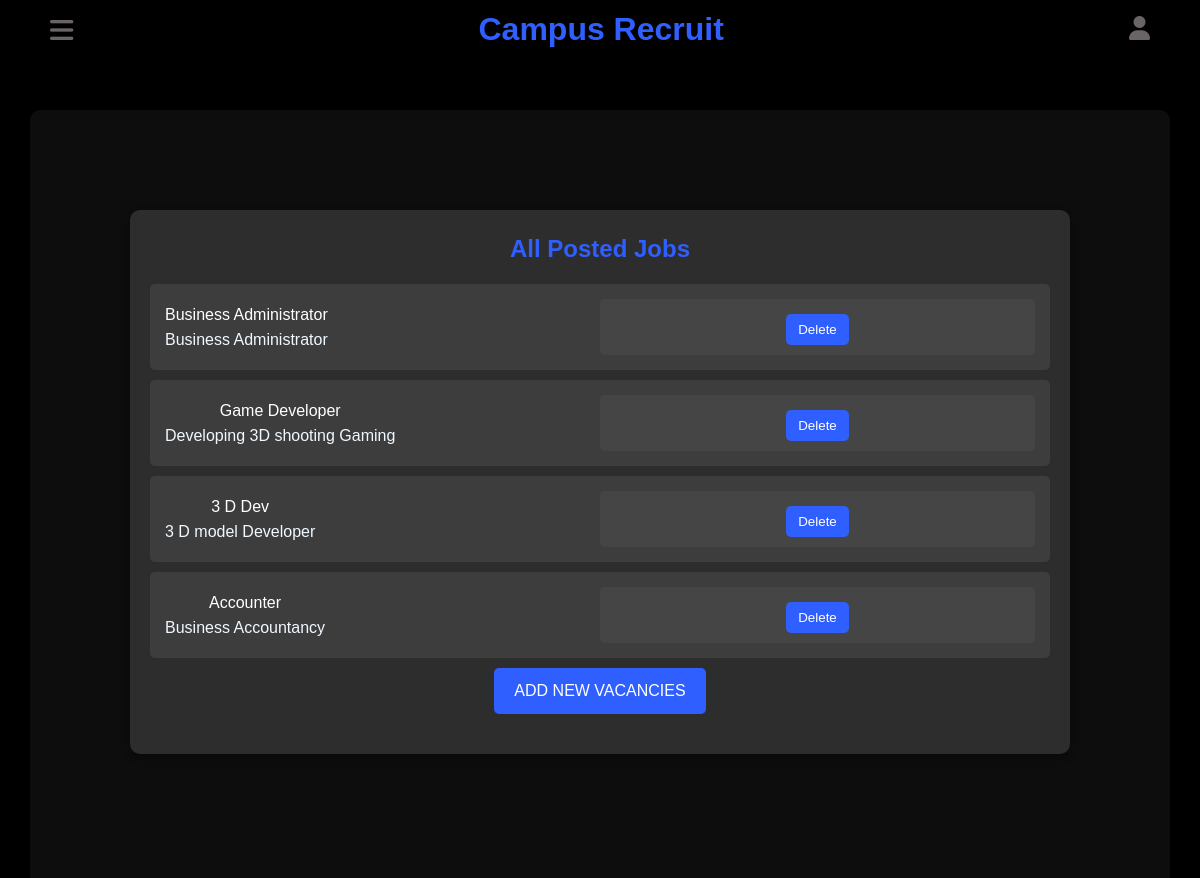
/Company/PostedVacancy.php (signed in), run on an earlier commit of the app's database.
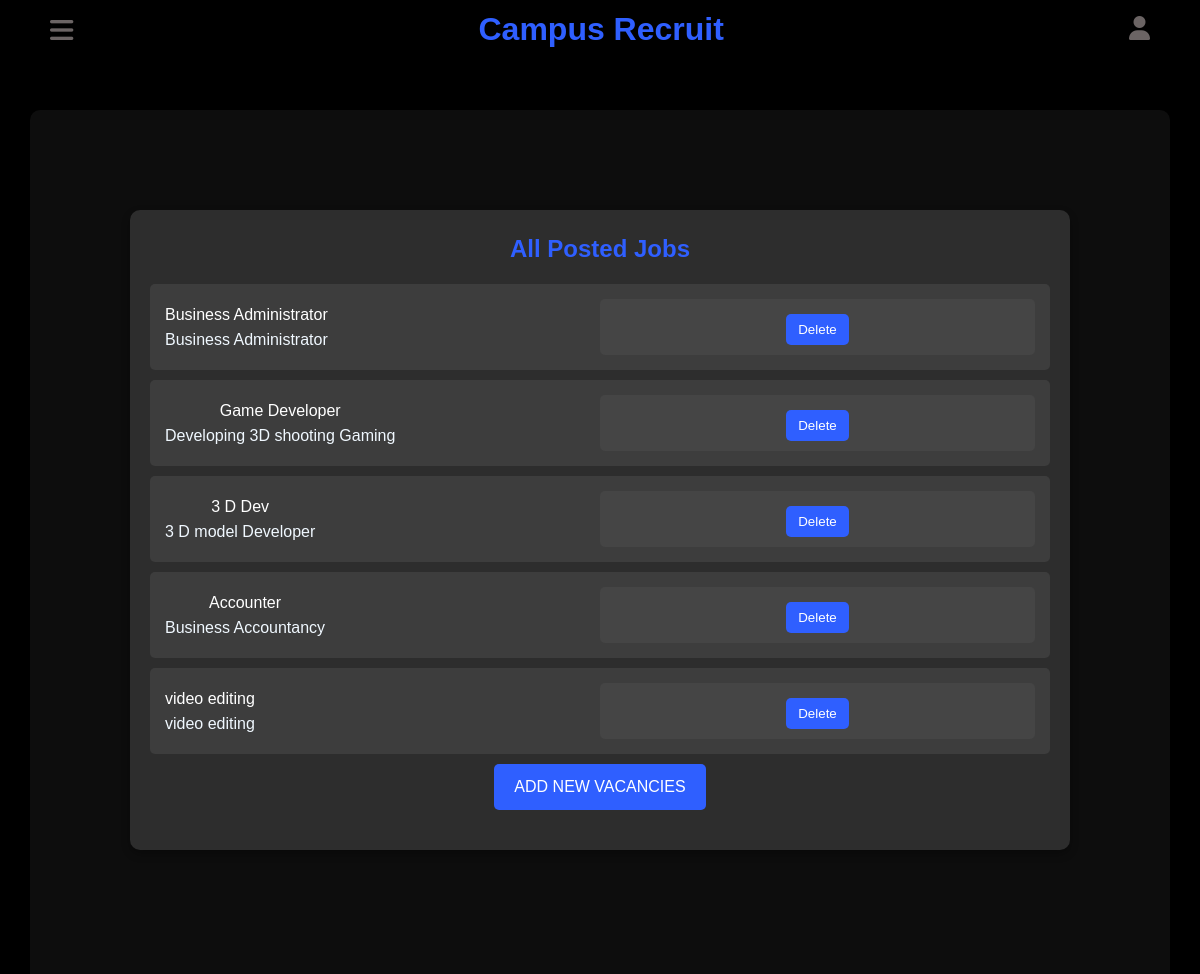
And on a later commit of the database.
### tables this page shows
CREATE TABLE `job_posting` (
  `job_id` int(11) NOT NULL,
  `company_id` int(11) NOT NULL,
  `jobtitle` varchar(255) NOT NULL,
  `job_description` varchar(255) NOT NULL,
  `job_location` varchar(255) NOT NULL,
  `posted_date` date NOT NULL DEFAULT current_timestamp(),
  `deadline` date NOT NULL,
  `course` varchar(255) NOT NULL,
  `jobtype` enum('fulltime','parttime') DEFAULT NULL
);

### Company/PostedVacancy.php (the view, shortened to what this page needs)
<?php
    include "connection.php";
    $company_id=$_SESSION['company_id'];
    $stmt = $conn->prepare("SELECT * FROM job_posting where Company_id=?");
    $stmt->bind_param("i",$company_id);
    $stmt->execute();
    $jobs_result = $stmt->get_result();
?>
<!DOCTYPE html>
<html lang="en">
<head>
    <link rel="stylesheet" href="https://cdnjs.cloudflare.com/ajax/libs/font-awesome/6.6.0/css/all.min.css" />
    <!DOCTYPE html>
<html lang="en">
<head>
    <link rel="stylesheet" href="https://cdnjs.cloudflare.com/ajax/libs/font-awesome/6.6.0/css/all.min.css" />
</head>
<body>
    <div class="main-container">
        <div class="header">
            <button class="menu-btn" onclick="toggleSidebar()">
                <i class="fa-solid fa-bars" id="menu"></i>
            </button>
            <a href="#" class="logo">Campus Recruit</a>
            <div class="profile-container">
                <i class="fa-solid fa-user" id="profile" onclick="toggleProfileMenu()"></i>
            </div>
    </div>
    <div class="container">
        <div class="job-list">
            <h2>All Posted Jobs</h2>
            <?php while ($job = $jobs_result->fetch_assoc()): ?>
                <div class="job">
                    <div>
                        <span><?php echo htmlspecialchars($job['jobtitle']); ?></span>
                        <p><?php echo htmlspecialchars($job['job_description']); ?></p>
                    </div>
                    <div class="job-actions">
                        <form method="POST">
                            <button type="submit">Delete</button>
                        </form>
                    </div>
                </div>
            <?php endwhile; ?>
            <a href="postVacancy.php" class="post-vacancy-btn">ADD NEW VACANCIES</a>
        </div>
    </div>
</body>
</html>

What changed in the data, as far as the page shows it:
added job_posting: jobtitle "video editing", job_description "video editing"
